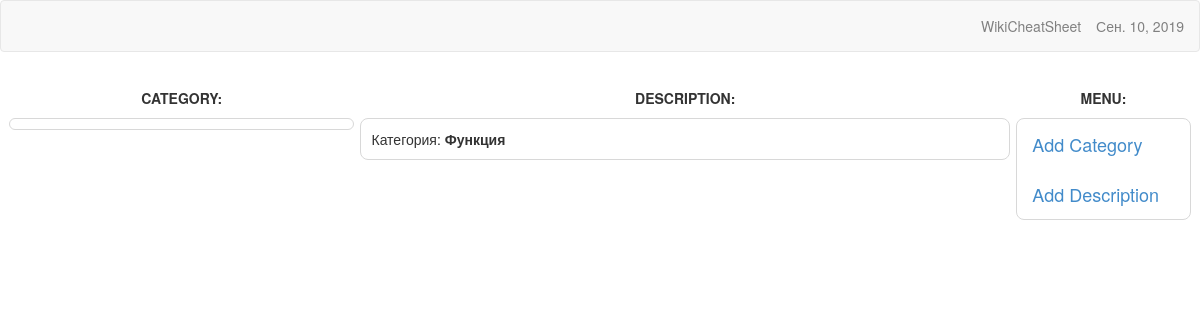
Before: /5 with the older database file.
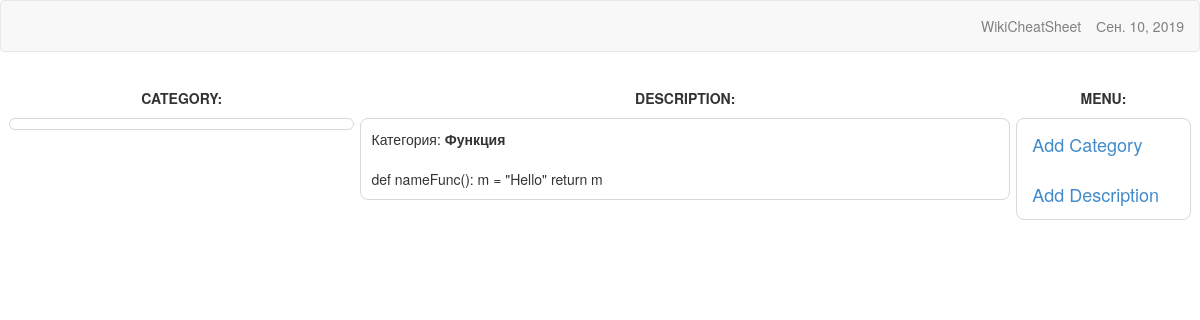
After: the same page with the newer database file.
### main/models.py (models this page shows)
class Description(models.Model):
    name = RichTextField(verbose_name='Описание', help_text='Описание')
    category = TreeForeignKey(Category, on_delete=models.CASCADE, blank=True, null=True, related_name='category', verbose_name='Категория', help_text='Категория')
    image = models.ImageField(null=True, blank=True, upload_to='images/', verbose_name='Изображение')
    def __str__(self):
        return format(self.name)
    class Meta:
        verbose_name = 'Описание'
        verbose_name_plural = 'Описания'
        ordering = ['id']

### main/views.py (the view)
# urls.py: path('', views.index, name='index'),
def index(request, pk=1):
    args = {}
    args['cat'] = Category.objects.all()
    args['category'] = Category.objects.get(id=pk)
    args['description'] = Description.objects.filter(category_id=pk)
    return render_to_response('main/index.html', args)

### main/models.py (called while the page is built)
    def __str__(self):
        return self.name

### main/templates/main/index.html (shortened to what this page needs)
{% extends 'main/base.html' %}
{% load mptt_tags %}
{% block content %}
    <div class="flex top">
        <div class="item1" >CATEGORY:</div>
        <div class="item2" >DESCRIPTION:</div>
        <div class="item3" >MENU:</div>
    </div>
    <div class="flexd">
        <div class="item1 flex_div">
        </div>
        <div class="item2 flex_div">
            <div class="descript" id="idd">Категория: <b>{{ category }}</b></div>
            {% for d in description %}
                <div class="descript">{% autoescape off %}{{ d }}{% endautoescape %}</div>
            {% endfor %}
        </div>
        <div class="item3 flex_div">
            <a class="navbar-brand" href="/admin/main/category/">Add Category</a>
            <a class="navbar-brand" href="/admin/main/description/">Add Description</a>
        </div>
    </div>
{% endblock content %}

Changed rows visible on the page:
added Description: name "def nameFunc(): m = \"Hello\" return m"
